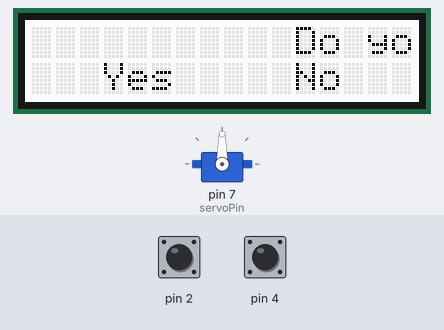
The sketch below on a simulated Arduino Uno, built with avr-gcc and run on an emulated ATmega328P. On the bench: 16×2 character LCD, servo. The inputs (shaded band) are chosen by the test bench; at power-on: pin 2 HIGH, pin 4 HIGH.

Above: at 2.2 s.
2.3 s: pin 2 pulled LOW for 0.15 s
At 3.3 s:
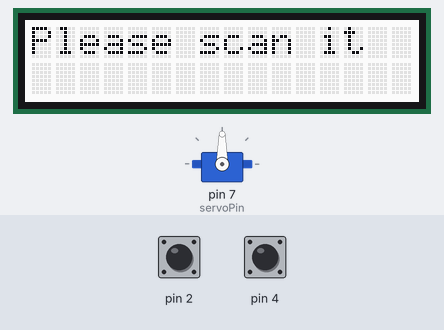
3.9 s: pin 4 pulled LOW for 0.15 s
At 4.24 s:
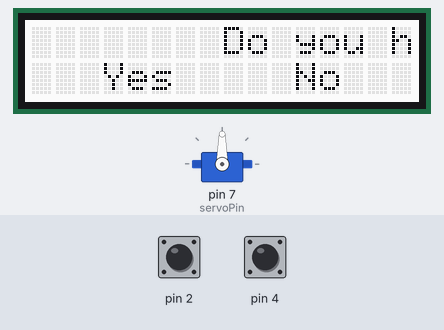
4.6 s: pin 4 pulled LOW for 1 s
At 4.85 s:
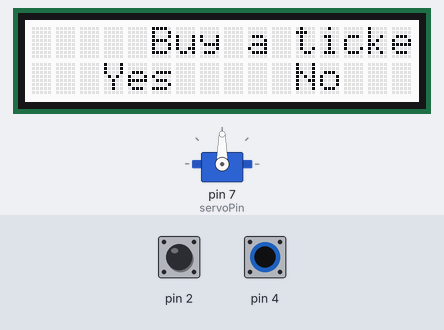
6.2 s: pin 4 pulled LOW for 0.15 s
At 6.47 s:
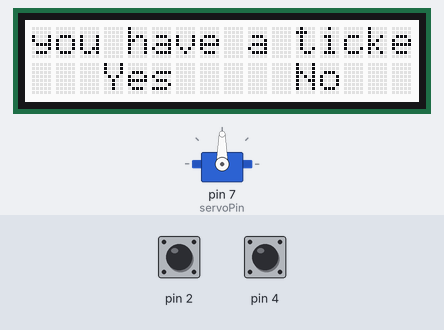
6.9 s: pin 4 pulled LOW for 3.2 s
At 7.08 s:
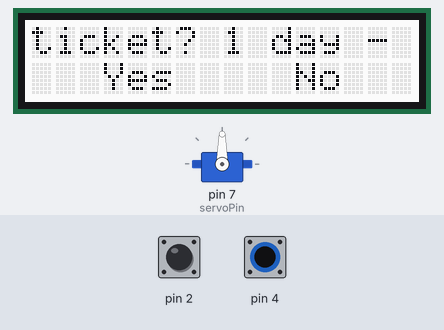
10.7 s: pin 2 pulled LOW for 1 s
At 11.8 s:
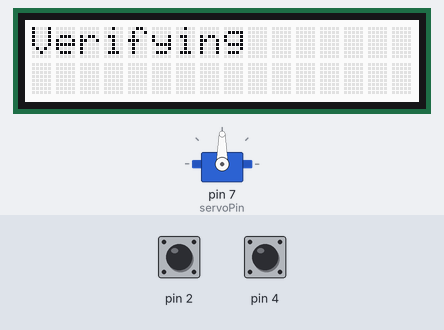
Timing chart, 0 to 13.7 s (numbered marks = the images above; inputs shaded):
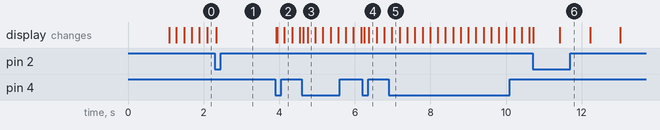

The sketch:

barrier-gate.ino
```cpp
#include <Wire.h>
#include "rgb_lcd.h"
#include <Servo.h>
#include "Ultrasonic.h"

#define interval1 200
#define interval2 800

unsigned long time = 0;

Ultrasonic ultrasonic(8);

int stage = 0;

//LCD config (background color for LCD)
rgb_lcd lcd;
const int colorR = 255;
const int colorG = 255;
const int colorB = 255;

//servo config
Servo servo;
int servoPin = 7;
int servoAngle = 90;
int servoDelay = 15;

//button1 config
int buttonState1 = 0;
int lastState1 = HIGH;
int currentState1;

//button2 config
int buttonState2 = 0;
int lastState2 = HIGH;
int currentState2;

//code for loading screens
int loadingCounter = 0;
String loading[4] = {"", ".", "..", "..."};

// function for scrolling only one line on LCD
// https://www.youtube.com/watch?v=tbGuXnqwYWU&ab_channel=UtehStr
int position=16;
int lenght=0;
String Scroll_LCD_Left(String StrDisplay) {
   String result;
   String StrProcess = "                " + StrDisplay + "                ";
   result = StrProcess.substring(position,lenght);
   position++;
   lenght++;
   if (position>StrProcess.length()) {
     position=16;
     lenght=0;
   }
   return result;
}

// function to select next stage
// button 1 - stage1, button 2 - stage2
void buttonPress(int stage1, int stage2) {
    if (lastState1 == HIGH && currentState1 == LOW) {
        lcd.clear();
        stage = stage1;
    } else if (lastState2 == HIGH && currentState2 == LOW) {
        lcd.clear();
        stage = stage2;
    }
}

/* function to print message on display
pos - position, row - row, msg - message, scroll - 0 is static and 1 is scrolling */
void printAtCursor(int pos, int row, String msg, int scroll = 0) {
  lcd.setCursor(pos, row);
  if (scroll == 1) {
    lcd.print(Scroll_LCD_Left(msg));
  } else {
    lcd.print(msg);
  }
}

void setup() {
    lcd.begin(16, 2);
    pinMode(2, INPUT_PULLUP);
    pinMode(4, INPUT_PULLUP);
    lcd.setRGB(colorR, colorG, colorB);
    servo.attach(servoPin);
    servo.write(servoAngle);
    delay(1000);
}

void loop() {
  // saving current state of buttons
  currentState1 = digitalRead(2);
  currentState2 = digitalRead(4);
  switch (stage) {
    case 0:   //initial stage
      servo.detach();
      if (millis() >= time + interval1) {
        time = millis();
        printAtCursor(0, 0, "Do you have a ticket?", 1);
      }
      printAtCursor(0, 1, "   Yes     No   ");
      buttonPress(1,2);
      break;
    case 1:   //scanning
      printAtCursor(0, 0, "Please scan it");
      buttonPress(10,0);
      break;
    case 2:   //purchase confirmation
      if (millis() >= time + interval1) {
        time = millis();
        printAtCursor(0, 0, "Buy a ticket? 1 day - 15eur", 1);
      }
      printAtCursor(0, 1, "   Yes     No   ");
      buttonPress(10,0);
      break;
    case 3:   //opening gate
      servo.attach(servoPin);
      printAtCursor(0, 0, "Please wait");
      for(servoAngle; servoAngle > 0; servoAngle--) {
        servo.write(servoAngle);
        delay(servoDelay);
      }
      printAtCursor(0, 0, "Gate is open");
      delay(5000);
      stage = 4;
      break;
    case 4:   //closing gate
      if (ultrasonic.MeasureInCentimeters() >= 10) {
        lcd.clear();
        printAtCursor(0, 0, "Closing");
        for(servoAngle; servoAngle < 90; servoAngle++) {
          servo.write(servoAngle);
          delay(servoDelay);
        }
        stage = 0;
      }
      break;
    case 10:    //veryfing purchase
      if (millis() >= time + interval2) {
        time = millis();
        lcd.clear();
        printAtCursor(0, 0, "Verifying");
        lcd.print(loading[loadingCounter]);
        if (loadingCounter < 3) {
          loadingCounter++;
        } else {
          loadingCounter = 0;
        }
      }
      buttonPress(3,0);
      break;
  }
  // saving last state for button debounce
  lastState1 = currentState1;
  lastState2 = currentState2;
}
```

Measured:
- after the input at 2.3 s, the display: changes at once (image 1)
- after the input at 3.9 s, the display: first changes at once (image 2 shows a later state)
- after the input at 4.6 s, the display: first changes at once (image 3 shows a later state)
- after the input at 6.2 s, the display: first changes at once (image 4 shows a later state)
- after the input at 6.9 s, the display: changes after 0.08 s (image 5)
- after the input at 10.7 s, the display: first changes at once (image 6 shows a later state)
